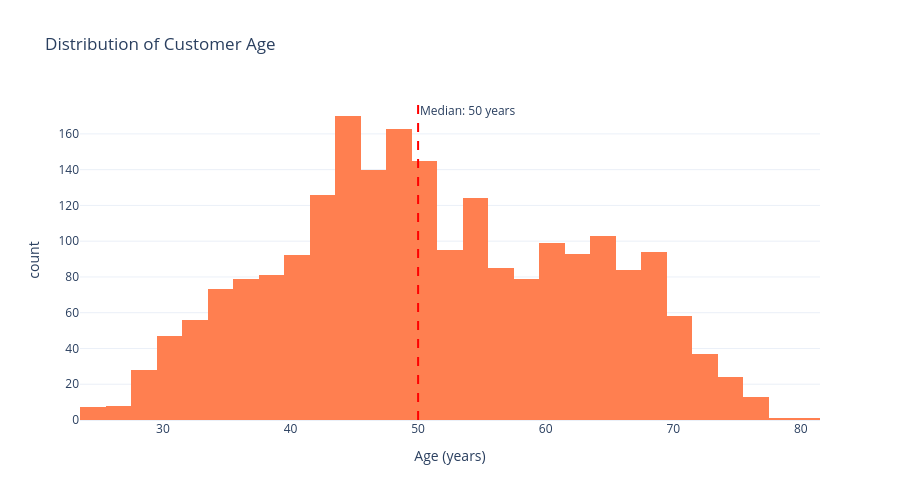

This figure's notebook cell:
### Code cell
# Age distribution
fig = px.histogram(ifood_df, x='Age', nbins=40,
                   title='Distribution of Customer Age',
                   labels={'Age': 'Age (years)', 'count': 'Number of Customers'},
                   color_discrete_sequence=['coral'])
fig.add_vline(x=ifood_df['Age'].median(), line_dash="dash", 
              line_color="red", annotation_text=f"Median: {ifood_df['Age'].median():.0f} years")
fig.update_layout(showlegend=False, height=500)
fig.show()

### Figure 1 — Plotly figure (JSON) as saved in the notebook; plotly's stock layout.template omitted (floating-point values rounded to 4 significant figures; data arrays with more than 128 entries replaced by an {"elided": "..."} marker saying what was removed)
{"data": [{"alignmentgroup": "True", "bingroup": "x", "hovertemplate": "Age (years)=%{x}<br>count=%{y}<extra></extra>", "legendgroup": "", "marker": {"color": "coral", "pattern": {"shape": ""}}, "name": "", "nbinsx": 40, "offsetgroup": "", "orientation": "v", "showlegend": false, "x": {"elided": "2205 int values"}, "xaxis": "x", "yaxis": "y", "type": "histogram"}], "layout": {"xaxis": {"anchor": "y", "domain": [0.0, 1.0], "title": {"text": "Age (years)"}}, "yaxis": {"anchor": "x", "domain": [0.0, 1.0], "title": {"text": "count"}}, "legend": {"tracegroupgap": 0}, "title": {"text": "Distribution of Customer Age"}, "barmode": "relative", "shapes": [{"line": {"color": "red", "dash": "dash"}, "type": "line", "x0": 50.0, "x1": 50.0, "xref": "x", "y0": 0, "y1": 1, "yref": "y domain"}], "annotations": [{"showarrow": false, "text": "Median: 50 years", "x": 50.0, "xanchor": "left", "xref": "x", "y": 1, "yanchor": "top", "yref": "y domain"}], "showlegend": false, "height": 500}}
